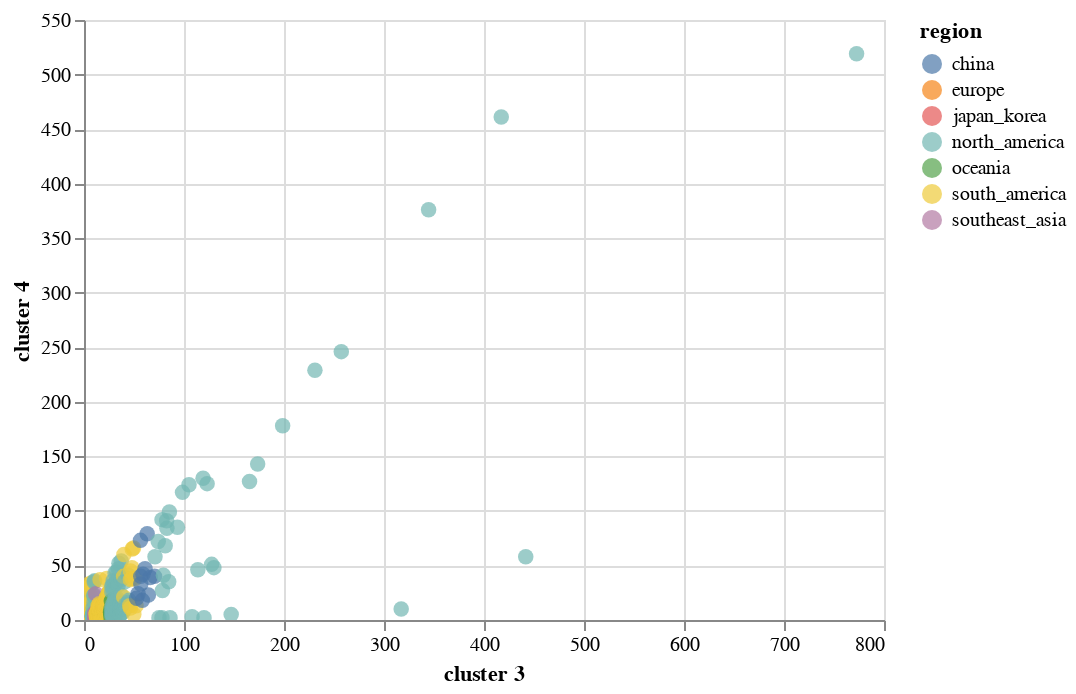

Notebook cell for this chart:
### Code cell
import altair as alt

alt.Chart(finalDf).mark_circle(size=60).encode(
    x='cluster 3',
    y='cluster 4',
    color='region',
    tooltip=['strain', 'region']
).interactive()
#Make this into a website (view compiled vega -- gives you the javascript -- put that into a HTML script)

### Figure 1 — Vega-Lite specification as saved in the notebook (floating-point values rounded to 4 significant figures; data arrays with more than 128 entries replaced by an {"elided": "..."} marker saying what was removed)
{"$schema": "https://vega.github.io/schema/vega-lite/v3.3.0.json", "config": {"mark": {"tooltip": null}, "view": {"height": 300, "width": 400}}, "data": {"name": "data-9bd8784e697067d7b79e6cd17bd50afa"}, "datasets": {"data-9bd8784e697067d7b79e6cd17bd50afa": {"elided": "701 records"}}, "encoding": {"color": {"field": "region", "type": "nominal"}, "tooltip": [{"field": "strain", "type": "nominal"}, {"field": "region", "type": "nominal"}], "x": {"field": "cluster 3", "type": "quantitative"}, "y": {"field": "cluster 4", "type": "quantitative"}}, "mark": {"size": 60, "type": "circle"}, "selection": {"selector004": {"bind": "scales", "encodings": ["x", "y"], "type": "interval"}}}
